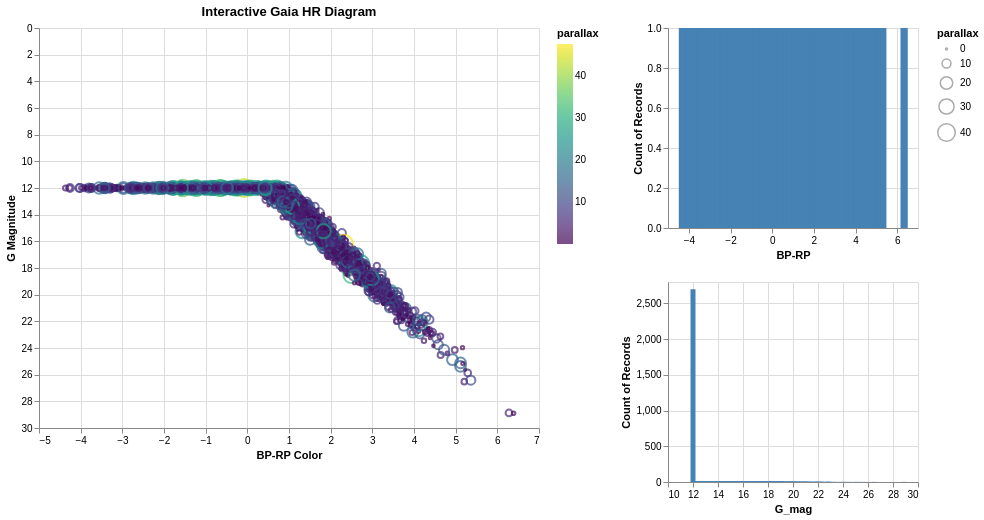

Notebook source saved alongside this figure:
### Markdown cell above
## 4. Altair – Interactive Gaia Catalog Explorer

**DIFFERENT from simple scatter**: **Linked multi-panel views** of synthetic Gaia data.

### Code cell
# EXERCISE 4: Interactive Gaia-like catalog (HR diagram + histograms)
# Synthetic Gaia data
np.random.seed(42)
n_stars = 5000
bp_rp = np.random.normal(0.5, 1.5, n_stars)  # color
g_mag = np.maximum(10 + 3*bp_rp + 0.5*np.random.randn(n_stars), 12)  # magnitude
parallax = np.random.exponential(5, n_stars)  # mas (distance)
df_gaia = pd.DataFrame({
    'BP-RP': bp_rp,
    'G_mag': g_mag,
    'parallax': parallax,
    'abs_G': g_mag - 5*np.log10(1000/parallax) + 5  # absolute mag
})

# Save for Altair
df_gaia.to_csv('data/gaia_synthetic.csv', index=False)

# Interactive HR diagram
brush = alt.selection_interval()

base = alt.Chart(df_gaia).add_selection(brush)

hr = base.mark_point().encode(
    x=alt.X('BP-RP:Q', title='BP-RP Color'),
    y=alt.Y('G_mag:Q', title='G Magnitude', sort='descending'),
    color=alt.Color('parallax:Q', scale=alt.Scale(scheme='viridis')),
    size=alt.Size('parallax:Q')
).properties(width=500, height=400, title='Interactive Gaia HR Diagram')

# Linked histograms
hist_color = base.mark_bar().encode(
    x='BP-RP:Q',
    y=alt.Y('count()', stack=None),
    color=alt.condition(brush, alt.ColorValue('steelblue'), alt.ColorValue('gray'))
).properties(width=250, height=200)

hist_mag = base.mark_bar().encode(
    x='G_mag:Q',
    y=alt.Y('count()', stack=None),
    color=alt.condition(brush, alt.ColorValue('steelblue'), alt.ColorValue('gray'))
).properties(width=250, height=200)

# Combine
(hr | (hist_color & hist_mag)).resolve_legend(color='independent')
#plt.savefig('data/gaia_altair.png') #Comenté esta línea porque no se reproduce la gráfica interactiva, que es el objetivo de este ejercicio.

### Figure 1 — Vega-Lite specification as saved in the notebook (floating-point values rounded to 4 significant figures; data arrays with more than 128 entries replaced by an {"elided": "..."} marker saying what was removed)
{"config": {"view": {"continuousWidth": 300, "continuousHeight": 300}}, "hconcat": [{"mark": {"type": "point"}, "encoding": {"color": {"field": "parallax", "scale": {"scheme": "viridis"}, "type": "quantitative"}, "size": {"field": "parallax", "type": "quantitative"}, "x": {"field": "BP-RP", "title": "BP-RP Color", "type": "quantitative"}, "y": {"field": "G_mag", "sort": "descending", "title": "G Magnitude", "type": "quantitative"}}, "height": 400, "name": "view_f2a450a83e9c9e18_0", "title": "Interactive Gaia HR Diagram", "width": 500}, {"vconcat": [{"mark": {"type": "bar"}, "encoding": {"color": {"condition": {"param": "param_54dd647193d9b3b3", "value": "steelblue"}, "value": "gray"}, "x": {"field": "BP-RP", "type": "quantitative"}, "y": {"aggregate": "count", "stack": null, "type": "quantitative"}}, "height": 200, "name": "view_4dd133569ec85b8f_0", "width": 250}, {"mark": {"type": "bar"}, "encoding": {"color": {"condition": {"param": "param_54dd647193d9b3b3", "value": "steelblue"}, "value": "gray"}, "x": {"field": "G_mag", "type": "quantitative"}, "y": {"aggregate": "count", "stack": null, "type": "quantitative"}}, "height": 200, "name": "view_e83b121a92464269_1", "width": 250}]}], "data": {"name": "data-51e7087e5fe816ef216d4bf303c5db88"}, "params": [{"name": "param_54dd647193d9b3b3", "select": {"type": "interval"}, "views": ["view_f2a450a83e9c9e18_0", "view_4dd133569ec85b8f_0", "view_e83b121a92464269_1"]}], "resolve": {"legend": {"color": "independent"}}, "$schema": "https://vega.github.io/schema/vega-lite/v6.1.0.json", "datasets": {"data-51e7087e5fe816ef216d4bf303c5db88": {"elided": "5000 records"}}}
